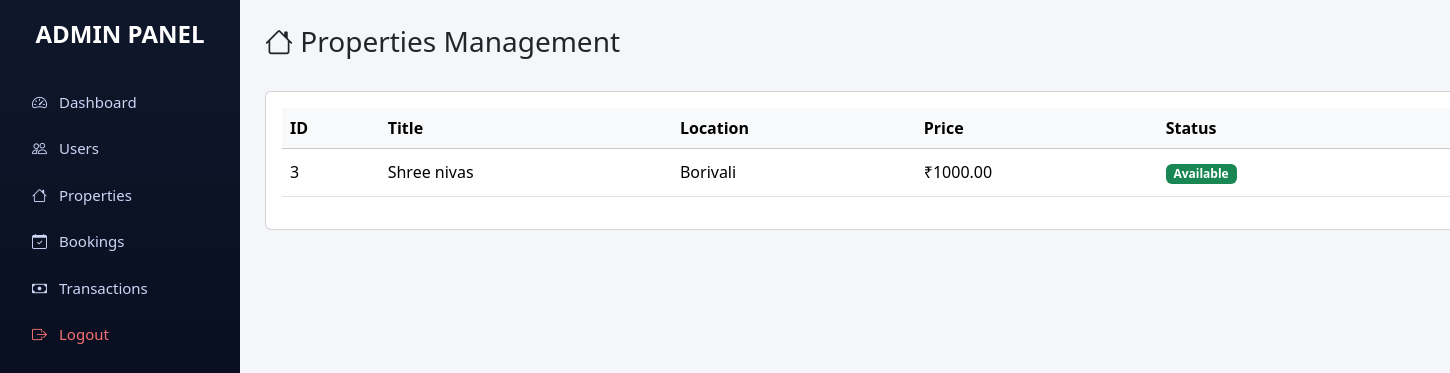
The app's page /admin/manage_properties.php (signed in) with its own data.
### tables this page shows
CREATE TABLE `properties` (
  `id` int(11) NOT NULL,
  `seller_id` int(11) NOT NULL,
  `title` varchar(255) NOT NULL,
  `property_type` varchar(100) DEFAULT NULL,
  `price` decimal(10,2) NOT NULL,
  `location` varchar(255) DEFAULT NULL,
  `description` text DEFAULT NULL,
  `status` enum('available','booked','inactive') DEFAULT 'available',
  `created_at` timestamp NOT NULL DEFAULT current_timestamp()
);

### admin/manage_properties.php (the view, shortened to what this page needs)
<?php
include "../include/db.php";
$result = $conn->query("
    SELECT id, title, price, location, status
    FROM properties
");
?>
<!DOCTYPE html>
<html lang="en">
<head>
<link href="https://cdn.jsdelivr.net/npm/bootstrap@5.3.3/dist/css/bootstrap.min.css" rel="stylesheet">
<link href="https://cdn.jsdelivr.net/npm/bootstrap-icons@1.11.3/font/bootstrap-icons.css" rel="stylesheet">
</head>
<body>
<div class="container-fluid">
<div class="row">
<?php include "sidebar.php"; ?>
<div class="main-content">
    <div class="d-flex justify-content-between align-items-center mb-4">
        <h3><i class="bi bi-house"></i> Properties Management</h3>
    </div>
    <div class="card">
        <div class="card-body">
            <table class="table table-hover align-middle">
                <thead class="table-light">
                    <tr>
                        <th>ID</th>
                        <th>Title</th>
                        <th>Location</th>
                        <th>Price</th>
                        <th>Status</th>
                        <th class="text-center">Action</th>
                    </tr>
                </thead>
                <tbody>
                <?php while($row = $result->fetch_assoc()) { ?>
                    <tr>
                        <td><?= $row['id'] ?></td>
                        <td><?= $row['title'] ?></td>
                        <td><?= $row['location'] ?></td>
                        <td>₹<?= $row['price'] ?></td>
                        <td>
                            <?php if($row['status']=='available'){ ?>
                                <span class="badge bg-success">Available</span>
                            <?php } elseif($row['status']=='booked'){ ?>
                                <span class="badge bg-warning text-dark">Booked</span>
                            <?php } else { ?>
                                <span class="badge bg-secondary">Inactive</span>
                            <?php } ?>
                        </td>
                        <td class="text-center">
                        </td>
                    </tr>
                <?php } ?>
                </tbody>
            </table>
        </div>
    </div>
</div>
</div>
</div>
</body>
</html>

### admin/manage_properties.php (style rules this page uses)
body { background:#f4f6f9; }
.main-content { margin-left:240px; padding:25px; }

### records on screen
properties: id "3", title "Shree nivas", location "Borivali", price "1000.00", status "Available"
